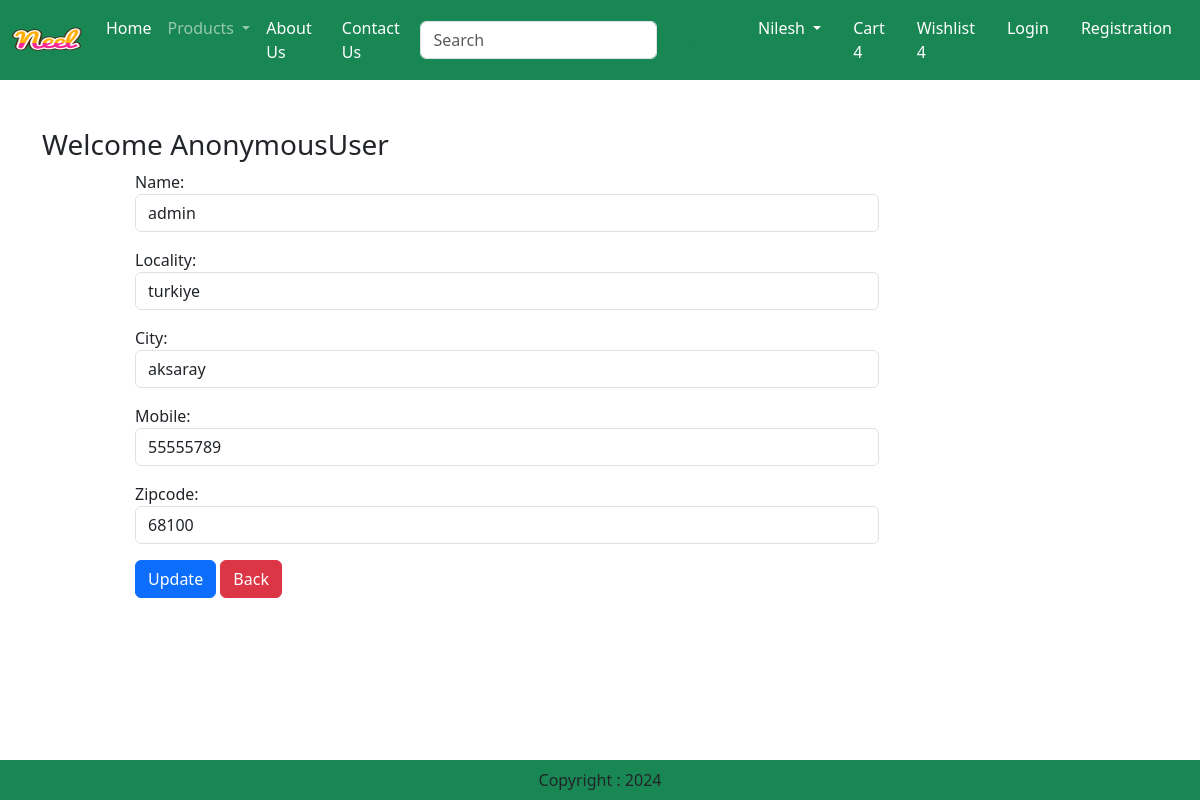
The page /updateAddress/2 on the database its author committed.
### app/models.py (models this page shows, shortened)
class Customer(models.Model):
    user = models.ForeignKey(User, on_delete=models.CASCADE)
    name = models.CharField(max_length=200)
    locality = models.CharField(max_length=200)
    city = models.CharField(max_length=50)
    mobile = models.IntegerField(default=0)
    zipcode = models.IntegerField()

### app/views.py (the view, shortened to what this page needs)
# urls.py: path("updateAddress/<int:pk>", views.updateAddress.as_view(), name="updateAddress"),
class updateAddress(View):
    def get(self, request, pk):
        add = Customer.objects.get(pk=pk)
        form = CustomerProfileForm(instance=add)
        return render(request, "app/updateAddress.html", locals())

### app/forms.py
class CustomerProfileForm(forms.ModelForm):
    class Meta:
        model = Customer
        fields = ["name", "locality", "city", "mobile", "zipcode"]
        widgets = {
            'name': forms.TextInput(attrs={'class': 'form-control'}),
            'locality': forms.TextInput(attrs={'class': 'form-control'}),
            'city': forms.TextInput(attrs={'class': 'form-control'}),
            'mobile': forms.NumberInput(attrs={'class': 'form-control'}),
            'zipcode': forms.NumberInput(attrs={'class': 'form-control'}),
        }

### app/templates/app/updateAddress.html (shortened to what this page needs)
{% extends 'app/base.html' %}
{% load static %}
{% block content %}
    <div class="container my-5">
        <div class="row">
            <h3>Welcome <span class="text-capitalize">{{request.user}}</span></h3>
        </div>
        <div class="col-sm-8 offset-sm-1">
            <form action="" method="post">
                {{ form.as_p }}
                <div class="col-12 mt-3">
                    <button type="submit" class="btn btn-primary">Update</button>
                    <a href="{% url 'address' %}" type="button" class="btn btn-danger">Back</a>
                </div>
            </form>
        </div>
    </div>
{% endblock %}

### rows shown on the page
Customer: name "admin", locality "turkiye", city "aksaray", mobile "55555789", zipcode "68100"

### other values the page prints
{{ request.user }} "AnonymousUser"
